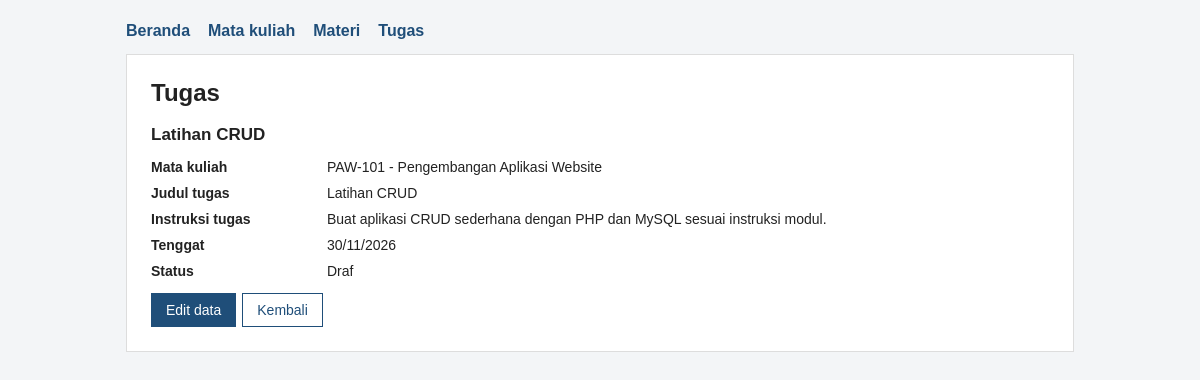
The app's page /detail_tugas.php?id=2 with its own data.
### tables this page shows
CREATE TABLE tugas (
  id INT UNSIGNED AUTO_INCREMENT PRIMARY KEY,
  mata_kuliah_id INT UNSIGNED NOT NULL,
  judul VARCHAR(150) NOT NULL,
  instruksi TEXT NOT NULL,
  tenggat DATE NOT NULL,
  status VARCHAR(20) NOT NULL,
  FOREIGN KEY (mata_kuliah_id)
    REFERENCES mata_kuliah(id) ON DELETE RESTRICT
);

CREATE TABLE mata_kuliah (
  id INT UNSIGNED AUTO_INCREMENT PRIMARY KEY,
  kode VARCHAR(20) NOT NULL UNIQUE,
  nama VARCHAR(100) NOT NULL,
  dosen VARCHAR(100) NOT NULL,
  semester TINYINT UNSIGNED NOT NULL
);

### detail_tugas.php (the view, shortened to what this page needs)
<?php
require 'koneksi.php';
require 'fungsi.php';
$id = ambil_id($_GET['id'] ?? '');
$stmt = $koneksi->prepare(
    'SELECT t.id, t.judul, t.instruksi, t.tenggat, t.status, mk.kode, mk.nama
     FROM tugas t
     JOIN mata_kuliah mk ON mk.id = t.mata_kuliah_id
     WHERE t.id = ?'
);
$stmt->bind_param('i', $id);
$stmt->execute();
$t = $stmt->get_result()->fetch_assoc();
?>
<h1>Tugas</h1>
<h2><?= e($t['judul']) ?></h2>
<dl class="detail">
    <dt>Mata kuliah</dt><dd><?= e($t['kode'] . ' - ' . $t['nama']) ?></dd>
    <dt>Judul tugas</dt><dd><?= e($t['judul']) ?></dd>
    <dt>Instruksi tugas</dt><dd><?= nl2br(e($t['instruksi'])) ?></dd>
    <dt>Tenggat</dt><dd><?= e(format_tanggal($t['tenggat'])) ?></dd>
    <dt>Status</dt><dd><?= e($t['status']) ?></dd>
</dl>
<div class="aksi">
    <a class="tombol tombol-utama" href="edit_tugas.php?id=<?= (int) $t['id'] ?>">Edit data</a>
    <a class="tombol" href="daftar_tugas.php">Kembali</a>
</div>

### style.css (style rules this page uses)
* { box-sizing: border-box; }
body { margin: 0; font-family: Arial, Helvetica, sans-serif; color: #222; background: #f3f5f7; }
h1 { margin: 0 0 8px; font-size: 24px; }
h2 { margin: 18px 0 8px; font-size: 17px; }
a { color: #1f4e79; }
.aksi { display: flex; gap: 6px; flex-wrap: wrap; }
.tombol { display: inline-block; padding: 8px 14px; border: 1px solid #1f4e79; background: #fff; color: #1f4e79; text-decoration: none; font-size: 14px; font-family: inherit; cursor: pointer; }
.tombol-utama { background: #1f4e79; color: #fff; }
.detail { display: grid; grid-template-columns: 160px 1fr; gap: 10px 16px; font-size: 14px; margin: 14px 0; }
.detail dt { font-weight: bold; margin: 0; }
.detail dd { margin: 0; overflow-wrap: anywhere; }

### records on screen
tugas: judul "Latihan CRUD", mata_kuliah.nama "PAW-101 - Pengembangan Aplikasi Website", instruksi "Buat aplikasi CRUD sederhana dengan PHP dan MySQL sesuai instruksi modul.", tenggat "30/11/2026", status "Draf"
